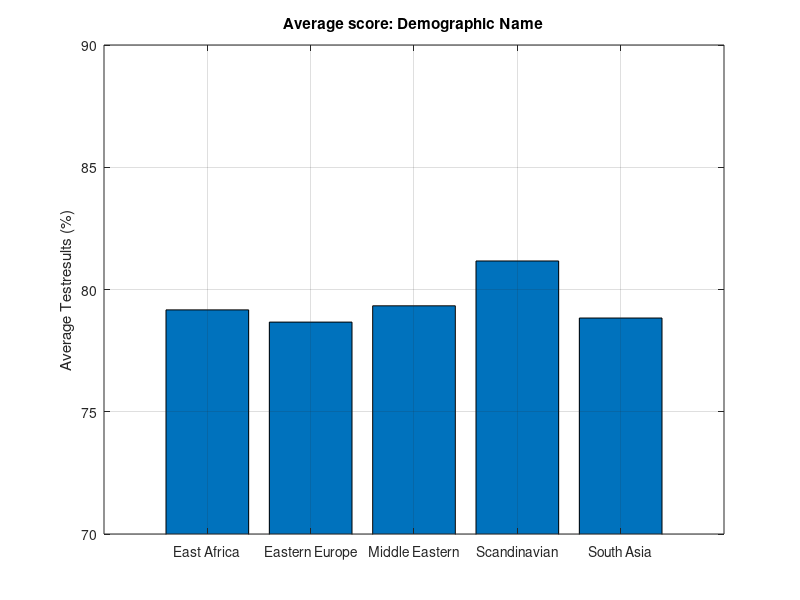
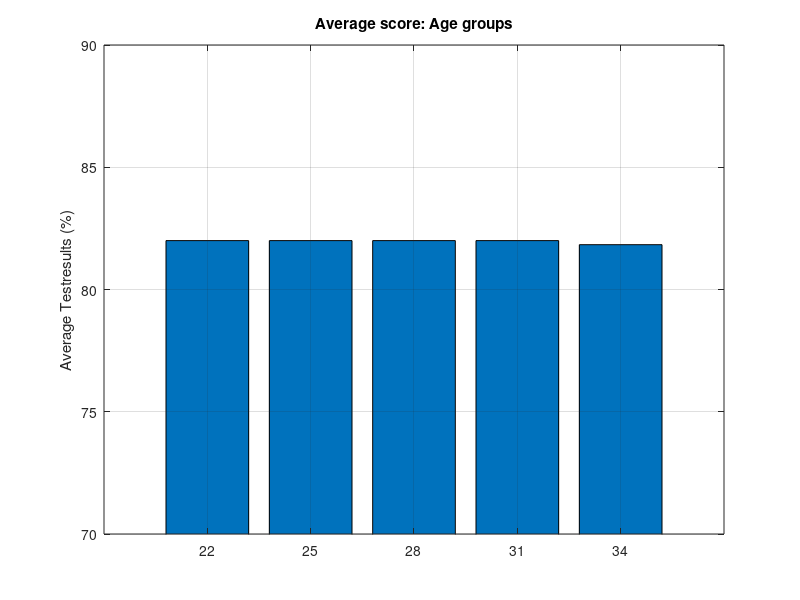
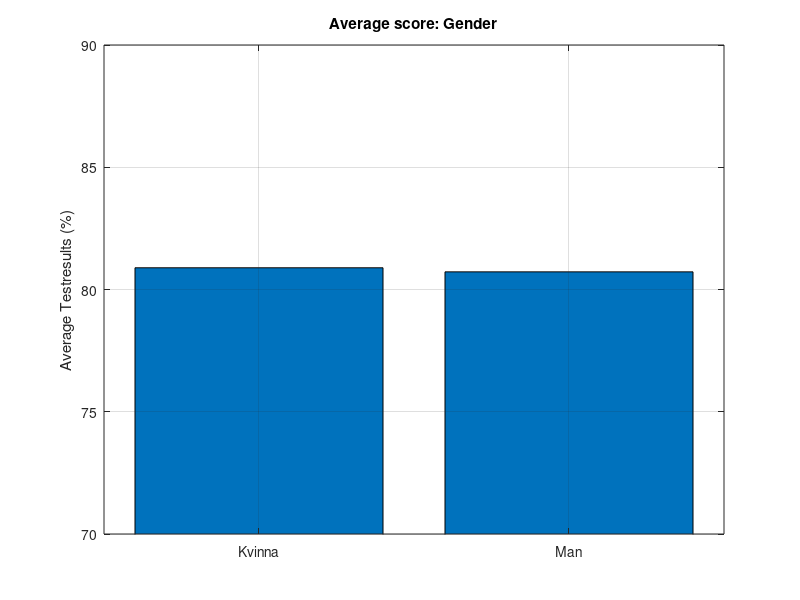

Here is the MATLAB script that generated these plots, in order:
%% === DATA ===
% Namn
data_namn = [
    83 82 83 81 78 80;  % Erik
    80 80 81 80 76 78;  % Moussa
    80 80 81 80 77 78;  % Omar
    79 80 81 79 76 77;  % Piotr
    79 80 81 80 76 77   % Rahul
];
labels_namn = {'Scandinavian', 'East Africa', 'Middle Eastern', 'Eastern Europe', 'South Asia'};

% Ålder
data_alder = [
    83 81 81 84 84 79;
    83 81 81 84 84 79;
    83 81 81 84 84 79;
    83 81 81 84 84 79;
    83 81 81 84 83 79
];
labels_alder = {'22', '25', '28', '31', '34'};

% Kön
data_kon = [
    80 82 81 82 78 81; %Kvinna
    81 82 81 82 79 82; %Kvinna
    80 82 81 81 79 82; %Kvinna
    80 81 81 82 77 80; %man
    80 82 82 82 77 80; %man
    81 83 82 82 79 82 %man
];
labels_kon = {'Kvinna', 'Kvinna', 'Kvinna', 'Man', 'Man', 'Man'};

%% Plottar genomosnittet, en funkition 
function plotGroupAverages(data, labels, groupTitle)
    uniqueGroups = unique(labels);
    means = zeros(length(uniqueGroups), 1);
    
    for i = 1:length(uniqueGroups)
        idx = strcmp(labels, uniqueGroups{i});
        means(i) = mean(data(idx,:), 'all');
    end
    
    figure;
    bar(means);
    set(gca, 'XTickLabel', uniqueGroups);
    title(['Average score: ', groupTitle]);
    ylabel('Average Testresults (%)');
    ylim([70 90]);
    grid on;
end

%% Plottar för varje grupp
plotGroupAverages(data_namn, labels_namn, 'Demographic Name');
plotGroupAverages(data_alder, labels_alder, 'Age groups');
plotGroupAverages(data_kon, labels_kon, 'Gender');
